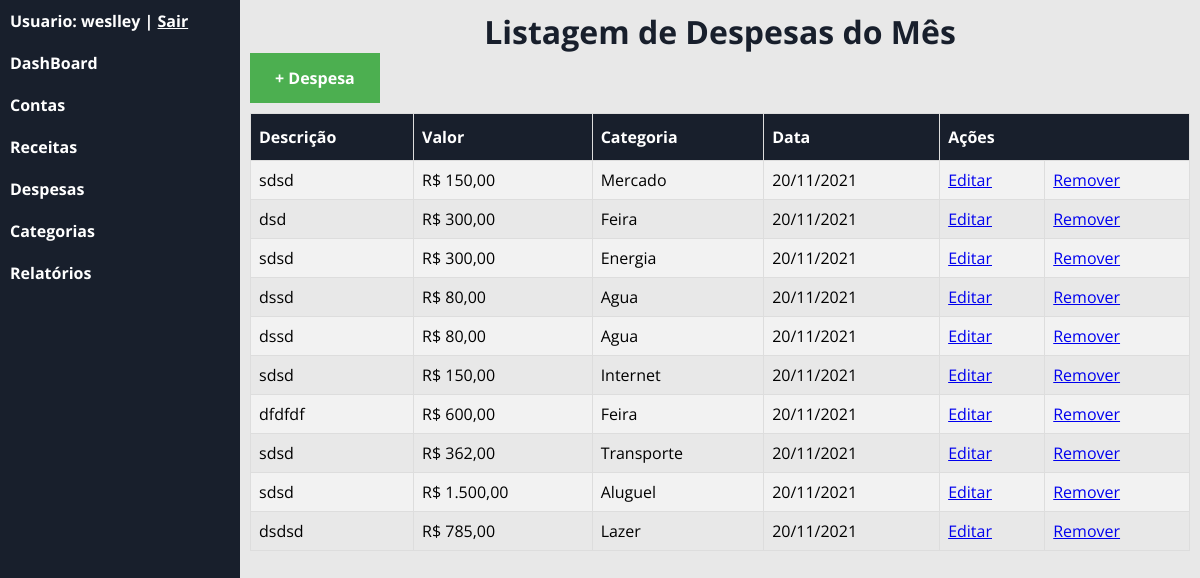
The app's page /?c=despesa (signed in) with its own data.
### tables this page shows
CREATE TABLE `despesa` (
  `id` int(11) NOT NULL,
  `valor` double(10,2) NOT NULL,
  `descricao` varchar(60) NOT NULL,
  `id_categoria` int(11) NOT NULL,
  `desp_data` date NOT NULL,
  `id_usuario` int(11) NOT NULL
);

CREATE TABLE `categoria` (
  `id` int(11) NOT NULL,
  `nome` varchar(60) NOT NULL,
  `tipo` varchar(7) NOT NULL,
  `statusCat` tinyint(1) DEFAULT NULL,
  `idUsuario` int(11) DEFAULT NULL
);

### app/controller/Despesa.php (called while the page is built, shortened)
<?php
    class Despesa extends Controller
    {
        public function index()
        {
            try{
                $resp = new Repository('app\model\class\Despesa');
                $sql = "SELECT d.id, d.valor, d.descricao, d.desp_data ,c.nome as categoria FROM despesa as d INNER JOIN categoria as c ON d.id_categoria = c.id WHERE d.id_usuario =".Usuario::get('id')." AND MONTH(d.desp_data) = MONTH(CURRENT_DATE()) AND YEAR(d.desp_data) = YEAR(CURRENT_DATE())";
                $resultado = $resp->loadCustom($sql);
                foreach($resultado as $despesa)
                {
                    $despesa->valor = FiltraMoeda::currency($despesa->valor);
                    $despesa->desp_data = FiltraMoeda::data($despesa->desp_data);
                }
                $this->view([
                    'template/header',
                    'despesa/listagem',
                    'template/footer'
                ],[
                    'usuario_logado' => Usuario::get('nome'),
                    'despesa' => $resultado,
                    'msg' => FlashMessage::get()
                ]);
            }
            catch (\Exception $e) {
                echo $e->getMessage();
                Transaction::rollback();
            }
        }
    }

### app/session/Usuario.php (called while the page is built, shortened)
<?php
    class Usuario
    {
        public static function get($prop = null)
        {
            if(isset($prop))
            {
                return $_SESSION['usuario'][$prop];
            }
            return $_SESSION['usuario'];
        }
    }

### app/model/Repository.php (called while the page is built, shortened)
<?php
    final class Repository
    {
        private $activeRecord;
        public function __construct($class)
        {
            $this->activeRecord = $class;
        }
        public function loadCustom($sql)
        {
            if($conn = Transaction::get())
            {
                $result = $conn->query($sql);
                $results = array();
                if($result)
                {
                    while($row = $result->fetchObject($this->activeRecord))
                    {
                        $results[] = $row;
                    }
                    return $results;
                }
            }
            else
            {
                throw new \Exception('Não há transação ativa!');
            }
        }
    }

### app/model/Record.php (called while the page is built, shortened)
<?php
    abstract class Record
    {
        protected array $data;
        public function __set($prop,$value)
        {
           if(method_exists($this,'set_'.$prop))
           {
            call_user_func(array($this,'set_'.$prop),$value);
           }
           else
           {
               if($value == null)
               {
                   unset($this->data[$prop]);
               }
               else{
                   $this->data[$prop] = $value;
               }
           }
        }
        public function __get($prop)
        {
           if(method_exists($this,'get_'.$prop))
           {
            return call_user_func(array($this,'get_'.$prop));
           }
           else
           {
               if(isset($this->data[$prop]))
               {
                   return $this->data[$prop];
               }
           }
        }
    }

### app/view/despesa/listagem.php (the view, shortened to what this page needs)
<h1 id="titulo-despesa">Listagem de Despesas do Mês</h1>
<a href="./?c=despesa&m=inserir" id="btn-despInserir"><b>+ Despesa</b></a>
<table id="customers-despesa">
    <tr>
      <th>Descrição</th>
      <th>Valor</th>
      <th>Categoria</th>
      <th>Data</th>
      <th colspan="2"> Ações</th>
    </tr>
    <?php if(!empty($despesa) && isset($despesa)): foreach($despesa as $desp): ?>
    <tr>
        <td><?= $desp->descricao ?></td>
        <td>R$ <?= $desp->valor ?></td>
        <td><?= $desp->categoria ?></td>
        <td><?= $desp->desp_data ?></td>
        <td><a href="./?c=despesa&m=editar&id=<?= $desp->id?>">Editar</a></td>
        <td><a href="./?c=despesa&m=remover&id=<?= $desp->id?>" onclick="return confirm('Tem certeza que deseja Remover?');">Remover</a></td>
    </tr>
    <?php endforeach; else: ?>
    <tr>
       <td colspan="5" style="text-align: center;"> Vazio! <td>
    </tr>
    <?php endif; ?>
</table>

### app/controller/Controller.php (shortened to what this page needs)
<?php
    abstract class Controller
    {
        protected function view(array $templates,array $dados = array())
        {
            foreach($templates as $template)
            {
                require_once __DIR__."/../view/{$template}.php";
            }
        }
    }

### assets/css/style.css (style rules this page uses)
* { padding: 0px; margin: 0px; font-family: 'Open Sans', sans-serif; box-sizing: border-box; }
#titulo-categoria,#titulo-despesa,#titulo-receita { text-align: center; font-weight: bold; color: 181F2C; }
#titulo-despesa { text-align: center; font-weight: bold; color: #181F2C; }
#customers-despesa { font-family: Arial, Helvetica, sans-serif; border-collapse: collapse; width: 100%; }
#customers-despesa td, #customers-despesa th { border: 1px solid #ddd; padding: 8px; }
#customers-despesa tr:nth-child(even) { background-color: #f2f2f2; }
#customers-despesa th { padding-top: 12px; padding-bottom: 12px; text-align: left; background-color: #181F2C; color: white; }
#btn-despInserir { display: inline-block; margin-bottom: 10px; }
#btn-despInserir:link, #btn-despInserir:visited { background-color: #4CAF50; color: white; padding: 14px 25px; text-align: center; text-decoration: none; display: inline-block; }

### records on screen
despesa: descricao "sdsd", valor "150,00", id_categoria.nome "Mercado", desp_data "20/11/2021"
despesa: descricao "dsd", valor "300,00", id_categoria.nome "Feira", desp_data "20/11/2021"
despesa: descricao "sdsd", valor "300,00", id_categoria.nome "Energia", desp_data "20/11/2021"
despesa: descricao "dssd", valor "80,00", id_categoria.nome "Agua", desp_data "20/11/2021"
despesa: descricao "dssd", valor "80,00", id_categoria.nome "Agua", desp_data "20/11/2021"
despesa: descricao "sdsd", valor "150,00", id_categoria.nome "Internet", desp_data "20/11/2021"
despesa: descricao "dfdfdf", valor "600,00", id_categoria.nome "Feira", desp_data "20/11/2021"
despesa: descricao "sdsd", valor "362,00", id_categoria.nome "Transporte", desp_data "20/11/2021"
despesa: descricao "sdsd", valor "1.500,00", id_categoria.nome "Aluguel", desp_data "20/11/2021"
despesa: descricao "dsdsd", valor "785,00", id_categoria.nome "Lazer", desp_data "20/11/2021"
